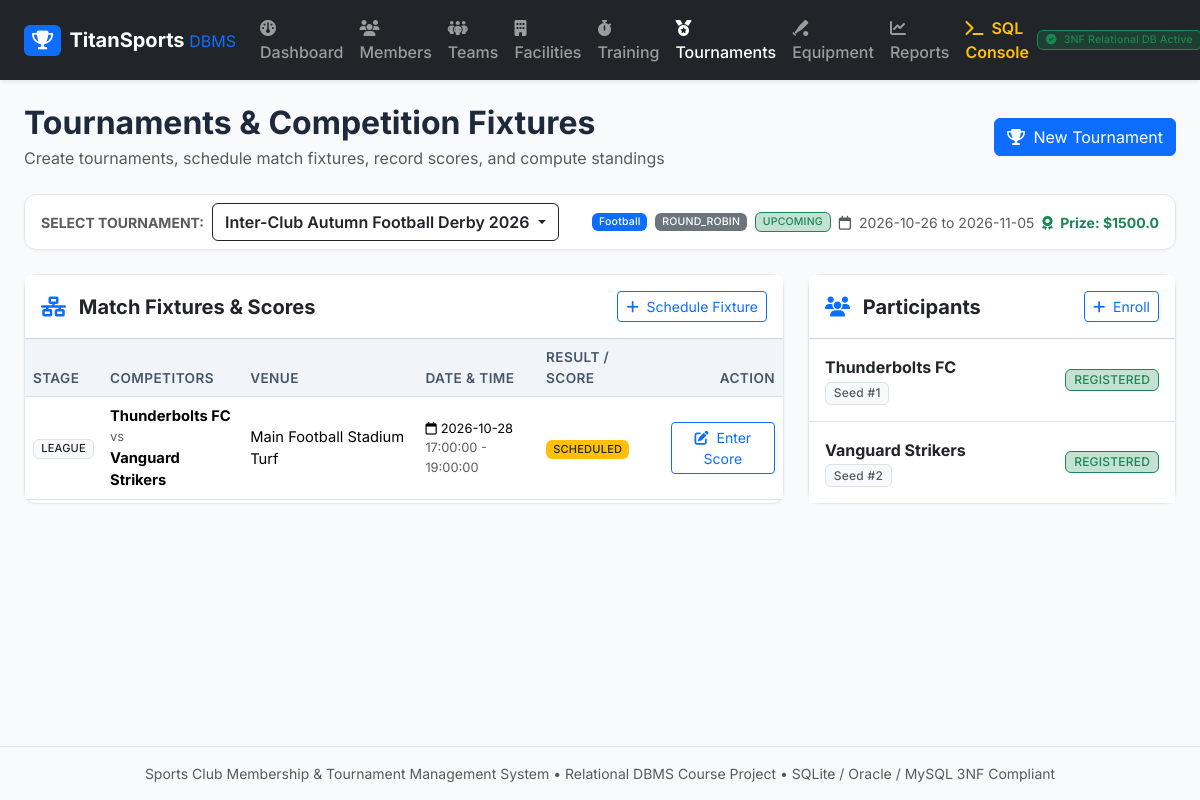
/tournaments, run on the app's committed database.
### tables this page shows
CREATE TABLE tournaments (
    tournament_id INTEGER PRIMARY KEY AUTOINCREMENT,
    tournament_name TEXT NOT NULL,
    sport_id INTEGER NOT NULL,
    start_date DATE NOT NULL,
    end_date DATE NOT NULL,
    format TEXT NOT NULL DEFAULT 'ROUND_ROBIN' CHECK (format IN ('KNOCKOUT', 'ROUND_ROBIN', 'LEAGUE')),
    entry_fee REAL NOT NULL DEFAULT 0.0 CHECK (entry_fee >= 0.0),
    prize_pool REAL NOT NULL DEFAULT 0.0 CHECK (prize_pool >= 0.0),
    status TEXT NOT NULL DEFAULT 'UPCOMING' CHECK (status IN ('UPCOMING', 'ONGOING', 'COMPLETED', 'CANCELLED')),
    CHECK (end_date >= start_date),
    FOREIGN KEY (sport_id) REFERENCES sports(sport_id) ON DELETE RESTRICT
);

CREATE TABLE sports (
    sport_id INTEGER PRIMARY KEY AUTOINCREMENT,
    sport_name TEXT NOT NULL UNIQUE COLLATE NOCASE,
    category TEXT NOT NULL CHECK (category IN ('INDOOR', 'OUTDOOR')),
    max_team_size INTEGER NOT NULL CHECK (max_team_size >= 1),
    description TEXT
);

CREATE TABLE fixtures (
    fixture_id INTEGER PRIMARY KEY AUTOINCREMENT,
    tournament_id INTEGER NOT NULL,
    stage TEXT NOT NULL CHECK (stage IN ('ROUND_OF_16', 'QUARTER_FINAL', 'SEMI_FINAL', 'FINAL', 'GROUP_STAGE', 'LEAGUE')),
    participant1_id INTEGER NOT NULL,
    participant2_id INTEGER NOT NULL,
    facility_id INTEGER NOT NULL,
    fixture_date DATE NOT NULL,
    start_time TIME NOT NULL,
    end_time TIME NOT NULL,
    status TEXT NOT NULL DEFAULT 'SCHEDULED' CHECK (status IN ('SCHEDULED', 'IN_PROGRESS', 'COMPLETED', 'POSTPONED', 'CANCELLED')),
    CHECK (participant1_id <> participant2_id),
    CHECK (end_time > start_time),
    FOREIGN KEY (tournament_id) REFERENCES tournaments(tournament_id) ON DELETE CASCADE,
    FOREIGN KEY (participant1_id) REFERENCES tournament_participants(participant_id) ON DELETE RESTRICT,
    FOREIGN KEY (participant2_id) REFERENCES tournament_participants(participant_id) ON DELETE RESTRICT,
    FOREIGN KEY (facility_id) REFERENCES facilities(facility_id) ON DELETE RESTRICT
);

CREATE TABLE tournament_participants (
    participant_id INTEGER PRIMARY KEY AUTOINCREMENT,
    tournament_id INTEGER NOT NULL,
    team_id INTEGER,
    member_id INTEGER,
    display_name TEXT NOT NULL,
    registration_date DATE NOT NULL DEFAULT (CURRENT_DATE),
    seed_number INTEGER CHECK (seed_number > 0),
    payment_status TEXT NOT NULL DEFAULT 'PAID' CHECK (payment_status IN ('PAID', 'PENDING')),
    status TEXT NOT NULL DEFAULT 'ACTIVE' CHECK (status IN ('REGISTERED', 'ACTIVE', 'ELIMINATED', 'WINNER', 'RUNNER_UP')),
    CHECK (team_id IS NOT NULL OR member_id IS NOT NULL),
    UNIQUE (tournament_id, team_id),
    UNIQUE (tournament_id, member_id),
    FOREIGN KEY (tournament_id) REFERENCES tournaments(tournament_id) ON DELETE CASCADE,
    FOREIGN KEY (team_id) REFERENCES teams(team_id) ON DELETE CASCADE,
    FOREIGN KEY (member_id) REFERENCES members(member_id) ON DELETE CASCADE
);

CREATE TABLE facilities (
    facility_id INTEGER PRIMARY KEY AUTOINCREMENT,
    facility_name TEXT NOT NULL UNIQUE COLLATE NOCASE,
    sport_id INTEGER NOT NULL,
    facility_type TEXT NOT NULL CHECK (facility_type IN ('COURT', 'TURF', 'ARENA', 'POOL', 'GYM', 'TRACK')),
    capacity INTEGER NOT NULL CHECK (capacity > 0),
    hourly_rate REAL NOT NULL DEFAULT 0.0 CHECK (hourly_rate >= 0.0),
    is_operational INTEGER NOT NULL DEFAULT 1 CHECK (is_operational IN (0, 1)),
    FOREIGN KEY (sport_id) REFERENCES sports(sport_id) ON DELETE RESTRICT
);

### app/app.py (the view)
@app.route("/tournaments")
def tournaments():
    tournaments_list = tournament_service.get_tournaments()
    sports = team_service.get_all_sports()
    facilities_list = facility_service.get_all_facilities()
    active_members = member_service.get_all_members(status_filter="ACTIVE")
    teams_list = team_service.get_all_teams()
    selected_tourn_id = request.args.get("tournament_id")
    current_tournament = None
    participants = []
    fixtures = []
    if selected_tourn_id:
        current_tournament = tournament_service.get_tournament_details(int(selected_tourn_id))
        participants = tournament_service.get_tournament_participants(int(selected_tourn_id))
        fixtures = tournament_service.get_tournament_fixtures(int(selected_tourn_id))
    elif tournaments_list:
        current_tournament = tournaments_list[0]
        selected_tourn_id = current_tournament["tournament_id"]
        participants = tournament_service.get_tournament_participants(selected_tourn_id)
        fixtures = tournament_service.get_tournament_fixtures(selected_tourn_id)
    return render_template(
        "tournaments.html",
        tournaments=tournaments_list,
        current_tournament=current_tournament,
        participants=participants,
        fixtures=fixtures,
        sports=sports,
        facilities=facilities_list,
        members=active_members,
        teams=teams_list
    )

### app/services/facility_service.py (called while the page is built)
def get_all_facilities():
    return query_db("""
        SELECT f.*, s.sport_name
        FROM facilities f
        JOIN sports s ON f.sport_id = s.sport_id
        ORDER BY f.facility_id ASC;
    """)

### app/services/team_service.py (called while the page is built)
def get_all_teams():
    return query_db("""
        SELECT t.*, s.sport_name,
               COALESCE(c.first_name || ' ' || c.last_name, 'No Coach') AS coach_name,
               COALESCE(m.first_name || ' ' || m.last_name, 'No Captain') AS captain_name,
               COUNT(tr.roster_id) AS total_players
        FROM teams t
        JOIN sports s ON t.sport_id = s.sport_id
        LEFT JOIN coaches c ON t.coach_id = c.coach_id
        LEFT JOIN members m ON t.captain_id = m.member_id
        LEFT JOIN team_roster tr ON t.team_id = tr.team_id AND tr.is_active = 1
        GROUP BY t.team_id
        ORDER BY t.team_id DESC;
    """)

def get_all_sports():
    return query_db("SELECT * FROM sports ORDER BY sport_id ASC;")

### app/services/tournament_service.py (called while the page is built)
def get_tournaments():
    return query_db("""
        SELECT t.*, s.sport_name,
               COUNT(DISTINCT tp.participant_id) AS total_participants,
               COUNT(DISTINCT f.fixture_id) AS total_fixtures
        FROM tournaments t
        JOIN sports s ON t.sport_id = s.sport_id
        LEFT JOIN tournament_participants tp ON t.tournament_id = tp.tournament_id
        LEFT JOIN fixtures f ON t.tournament_id = f.tournament_id
        GROUP BY t.tournament_id
        ORDER BY t.start_date DESC;
    """)

def get_tournament_participants(tournament_id):
    return query_db("""
        SELECT tp.*,
               COALESCE(m.email, 'team') AS contact_info
        FROM tournament_participants tp
        LEFT JOIN members m ON tp.member_id = m.member_id
        WHERE tp.tournament_id = ?
        ORDER BY tp.seed_number ASC, tp.participant_id ASC;
    """, (tournament_id,))

### database/db_manager.py (called while the page is built)
def get_connection(db_path=None):
    target_path = db_path or DB_PATH
    conn = sqlite3.connect(target_path)
    conn.row_factory = sqlite3.Row
    conn.execute("PRAGMA foreign_keys = ON;")
    return conn

def query_db(query, args=(), one=False, db_path=None):
    conn = get_connection(db_path)
    try:
        cur = conn.cursor()
        cur.execute(query, args)
        rows = cur.fetchall()
        result = [dict(row) for row in rows]
        return (result[0] if result else None) if one else result
    finally:
        conn.close()

### app/templates/tournaments.html (shortened to what this page needs)
{% extends "base.html" %}
{% block content %}
<div class="d-flex flex-wrap justify-content-between align-items-center mb-4 gap-2">
    <div>
        <h2 class="fw-bold mb-1">Tournaments & Competition Fixtures</h2>
        <p class="text-muted mb-0">Create tournaments, schedule match fixtures, record scores, and compute standings</p>
    </div>
    <div class="d-flex gap-2">
        <button type="button" class="btn btn-primary" data-bs-toggle="modal" data-bs-target="#createTournModal">
            <i class="fa-solid fa-trophy me-1"></i> New Tournament
        </button>
    </div>
</div>
<div class="card mb-4">
    <div class="card-body py-2">
        <div class="d-flex flex-wrap align-items-center justify-content-between gap-3">
            <div class="d-flex align-items-center gap-2">
                <span class="fw-bold text-muted small text-uppercase">Select Tournament:</span>
                <div class="dropdown">
                    <button class="btn btn-outline-dark dropdown-toggle fw-semibold" type="button" data-bs-toggle="dropdown">
                        {{ current_tournament.tournament_name if current_tournament else 'Select Tournament' }}
                    </button>
                </div>
            </div>
            {% if current_tournament %}
            <div class="d-flex flex-wrap gap-2 align-items-center small">
                <span class="badge bg-primary">{{ current_tournament.sport_name }}</span>
                <span class="badge bg-secondary">{{ current_tournament.format }}</span>
                <span class="badge bg-success bg-opacity-25 text-success border border-success">{{ current_tournament.status }}</span>
                <span class="text-muted"><i class="fa-regular fa-calendar me-1"></i> {{ current_tournament.start_date }} to {{ current_tournament.end_date }}</span>
                <span class="fw-bold text-success"><i class="fa-solid fa-award me-1"></i> Prize: ${{ current_tournament.prize_pool }}</span>
            </div>
            {% endif %}
        </div>
    </div>
</div>
{% if current_tournament %}
<div class="row g-4">
    <div class="col-lg-8">
        <div class="card h-100">
            <div class="card-header bg-white py-3 d-flex justify-content-between align-items-center">
                <h5 class="fw-bold mb-0"><i class="fa-solid fa-network-wired text-primary me-2"></i> Match Fixtures & Scores</h5>
                <button type="button" class="btn btn-sm btn-outline-primary" data-bs-toggle="modal" data-bs-target="#createFixtureModal">
                    <i class="fa-solid fa-plus me-1"></i> Schedule Fixture
                </button>
            </div>
            <div class="card-body p-0">
                <div class="table-responsive">
                    <table class="table table-hover align-middle mb-0">
                        <thead>
                            <tr>
                                <th>Stage</th>
                                <th>Competitors</th>
                                <th>Venue</th>
                                <th>Date & Time</th>
                                <th>Result / Score</th>
                                <th class="text-end">Action</th>
                            </tr>
                        </thead>
                        <tbody>
                            {% for f in fixtures %}
                            <tr>
                                <td><span class="badge bg-light text-dark border">{{ f.stage }}</span></td>
                                <td>
                                    <div class="fw-bold">{{ f.p1_name }}</div>
                                    <div class="text-muted small">vs</div>
                                    <div class="fw-bold">{{ f.p2_name }}</div>
                                </td>
                                <td class="small">{{ f.facility_name }}</td>
                                <td>
                                    <div class="small"><i class="fa-regular fa-calendar me-1"></i>{{ f.fixture_date }}</div>
                                    <div class="small text-muted">{{ f.start_time }} - {{ f.end_time }}</div>
                                </td>
                                <td>
                                    {% if f.status == 'COMPLETED' %}
                                        <div class="fw-bold fs-6 text-primary">{{ f.score_participant1 }} - {{ f.score_participant2 }}</div>
                                        <span class="badge bg-success bg-opacity-25 text-success border border-success small">
                                            Winner: {{ f.winner_name or 'Draw' }}
                                        </span>
                                    {% else %}
                                        <span class="badge bg-warning text-dark">{{ f.status }}</span>
                                    {% endif %}
                                </td>
                                <td class="text-end">
                                    <button type="button" class="btn btn-sm btn-outline-primary" data-bs-toggle="modal" data-bs-target="#resultModal{{ f.fixture_id }}">
                                        <i class="fa-solid fa-pen-to-square me-1"></i> Enter Score
                                    </button>
                                </td>
                            </tr>
                            {% else %}
                            <tr>
                                <td colspan="6" class="text-center py-4 text-muted">No fixtures scheduled yet for this tournament.</td>
                            </tr>
                            {% endfor %}
                        </tbody>
                    </table>
                </div>
            </div>
        </div>
    </div>
    <div class="col-lg-4">
        <div class="card h-100">
            <div class="card-header bg-white py-3 d-flex justify-content-between align-items-center">
                <h5 class="fw-bold mb-0"><i class="fa-solid fa-users text-primary me-2"></i> Participants</h5>
                <button type="button" class="btn btn-sm btn-outline-primary" data-bs-toggle="modal" data-bs-target="#addPartModal">
                    <i class="fa-solid fa-plus me-1"></i> Enroll
                </button>
            </div>
            <div class="card-body p-0">
                <div class="list-group list-group-flush">
                    {% for p in participants %}
                    <div class="list-group-item d-flex justify-content-between align-items-center p-3">
                        <div>
                            <div class="fw-bold">{{ p.display_name }}</div>
                            <span class="badge bg-light text-muted border small">Seed #{{ p.seed_number or '-' }}</span>
                        </div>
                        <span class="badge bg-success bg-opacity-25 text-success border border-success">{{ p.status }}</span>
                    </div>
                    {% else %}
                    <div class="p-4 text-center text-muted">No participants registered yet.</div>
                    {% endfor %}
                </div>
            </div>
        </div>
    </div>
</div>
{% endif %}
{% endblock %}

### app/static/css/custom.css (style rules this page uses)
body { font-family: 'Inter', -apple-system, BlinkMacSystemFont, "Segoe UI", Roboto, sans-serif; background-color: #f8fafc; color: #1e293b; min-height: 100vh; display: flex; flex-direction: column; }
.card { border-radius: 12px; border: 1px solid #e2e8f0; box-shadow: 0 1px 3px rgba(0,0,0,0.04); transition: transform 0.15s ease, box-shadow 0.15s ease; }
.table th { background-color: #f1f5f9; font-weight: 600; font-size: 0.85rem; text-transform: uppercase; letter-spacing: 0.03em; color: #475569; }
.table td { vertical-align: middle; font-size: 0.92rem; }
.badge { font-weight: 500; letter-spacing: 0.02em; }

### data on the page
tournaments: tournament_name "Inter-Club Autumn Football Derby 2026", format "ROUND_ROBIN", status "UPCOMING", start_date "2026-10-26", end_date "2026-11-05", prize_pool "1500.0"
sports: sport_name "Football"
fixtures: stage "LEAGUE", p1_name "Thunderbolts FC", p2_name "Vanguard Strikers", facility_name "Main Football Stadium Turf", fixture_date "2026-10-28", start_time "17:00:00", end_time "19:00:00", status "SCHEDULED"
tournament_participants: display_name "Thunderbolts FC", seed_number "1", status "REGISTERED"
tournament_participants: display_name "Vanguard Strikers", seed_number "2", status "REGISTERED"
